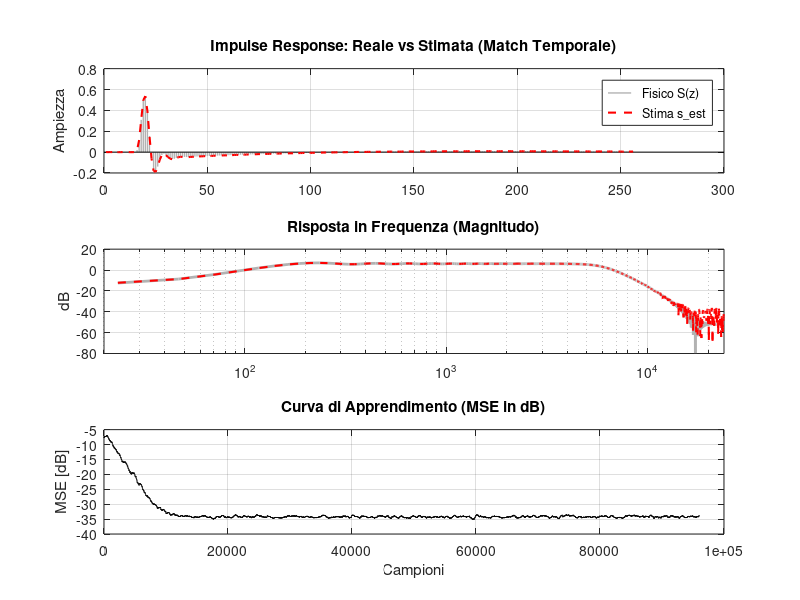

The MATLAB script that drew this image:
%% ANC Offline Secondary Path Identification Testbench
% Senior DSP Architect Version - Production Ready
% Obiettivo: Calcolo del vettore s_est (stima del Secondary Path)

clear; clc; close all;

%% 1. Configurazione Parametri di Sistema
Fs = 48000;               % Frequenza di campionamento (48 kHz)
T_probe = 2;              % Durata segnale di sonda (2 secondi)
N = T_probe * Fs;         % Numero totale di campioni
Ls = 256;                 % Lunghezza del filtro di stima (Tap)
D = 15;                   % Ritardo puro del Secondary Path (campioni)

% Parametri Algoritmo NLMS per Identificazione
mu_id = 0.1;              % Step-size per calibrazione rapida
epsilon_id = 1e-4;        % Regolarizzazione per stabilità numerica

%% 2. Modellazione Fisica del Secondary Path S(z)
% Simulazione di un altoparlante reale: Passa-banda 100-6000 Hz
[b_bp, a_bp] = butter(4, [100 6000]/(Fs/2), 'bandpass');

% Risposta all'impulso base del filtro passa-banda
% Calcoliamo Ls-D campioni per lasciare spazio al ritardo puro
s_impulse_base = impz(b_bp, a_bp, Ls - D);

% Costruzione del modello reale s_real_coeffs con ritardo D (latency)
% Inseriamo D zeri iniziali per simulare il tempo di volo acustico + latenza DAC
s_real_coeffs = [zeros(D, 1); s_impulse_base];
s_real_coeffs = s_real_coeffs(1:Ls); % Trim/Pad a lunghezza Ls
s_real_coeffs = s_real_coeffs / norm(s_real_coeffs); % Normalizzazione energia

%% 3. Generazione Segnale di Sonda e Acquisizione Virtuale
% Eccitazione a larga banda (White Noise) per coprire tutto lo spettro
v_probe = 0.6 * randn(N, 1); 

% Filtrazione attraverso il plant fisico reale S(z)
d_s_clean = filter(s_real_coeffs, 1, v_probe);

% Iniezione di Rumore di Fondo Microfonico (SNR = 30dB)
target_snr = 30;
noise_power = var(d_s_clean) / (10^(target_snr/10));
noise_floor = sqrt(noise_power) * randn(N, 1);
d_s_physical = d_s_clean + noise_floor; 

%% 4. Loop di Identificazione NLMS (Offline System ID)
s_est = zeros(Ls, 1);    
v_buffer = zeros(Ls, 1); 
e_id_monitor = zeros(N, 1);

fprintf('Avvio identificazione secondaria (NLMS)... ');
for n = 1:N
    % Update Buffer (Tapped Delay Line)
    v_buffer = [v_probe(n); v_buffer(1:end-1)];
    
    % Calcolo predizione y_hat
    y_hat = s_est' * v_buffer;
    
    % Errore di modellazione (differenza tra mic reale e stima)
    e_id = d_s_physical(n) - y_hat;
    e_id_monitor(n) = e_id;
    
    % Aggiornamento pesi NLMS (Normalizzato per invarianza all'ampiezza di v)
    % Formula: w(n+1) = w(n) + mu * e(n) * v(n) / (||v||^2 + eps)
    norm_v = (v_buffer' * v_buffer) + epsilon_id;
    s_est = s_est + mu_id * (e_id * v_buffer) / norm_v;
end
fprintf('Conclusa.\n');

%% 5. Analisi Tecnica e Output Grafico
[H_real, f_vec] = freqz(s_real_coeffs, 1, 1024, Fs);
[H_est, ~]  = freqz(s_est, 1, 1024, Fs);

% Setup Figure con dimensioni specifiche
figure('Name', 'ANC Secondary Path ID Analysis', 'Units', 'pixels', 'Position', [100, 100, 900, 800]);

% 1. Impulse Response: Verifica del match temporale e del ritardo D
subplot(3,1,1);
stem(s_real_coeffs, 'Color', [0.7 0.7 0.7], 'LineWidth', 1, 'Marker', 'none'); hold on;
plot(s_est, 'r--', 'LineWidth', 1.5);
title('Impulse Response: Reale vs Stimata (Match Temporale)');
legend('Fisico S(z)', 'Stima s\_est');
grid on; ylabel('Ampiezza');

% 2. Frequency Response: Verifica del range 100-6000 Hz
subplot(3,1,2);
semilogx(f_vec, 20*log10(abs(H_real) + 1e-6), 'Color', [0.7 0.7 0.7], 'LineWidth', 2); hold on;
semilogx(f_vec, 20*log10(abs(H_est) + 1e-6), 'r--', 'LineWidth', 1.5);
title('Risposta in Frequenza (Magnitudo)');
ylabel('dB'); grid on; xlim([20 Fs/2]);

% 3. Learning Curve: Verifica convergenza NLMS
subplot(3,1,3);
plot(10*log10(movmean(e_id_monitor.^2, 500) + 1e-12), 'k');
title('Curva di Apprendimento (MSE in dB)');
xlabel('Campioni'); ylabel('MSE [dB]'); grid on;

%% 6. Simulazione Integrazione (Placeholder per FxLMSFilter)
% Se hai già la classe FxLMSFilter definita, questo blocco inizializzerà il controller
mu_anc = 0.005; 
eps_anc = 1e-2;
L_control = 512;

try
    anc_system = FxLMSFilter(L_control, s_est, mu_anc, eps_anc);
    disp('SISTEMA PRONTO: Oggetto anc_system creato con successo.');
catch
    disp('Nota: Classe FxLMSFilter non trovata nel path. Il vettore s_est è comunque pronto.');
end

% Esportazione per verifica
MSE_finale = 10*log10(mean(e_id_monitor(end-1000:end).^2));
fprintf('Identificazione completata con MSE finale: %.2f dB\n', MSE_finale);

save('ANC_Calibration.mat', 's_est', 's_real_coeffs', 'Fs');
disp('Calibrazione salvata su disco.');
